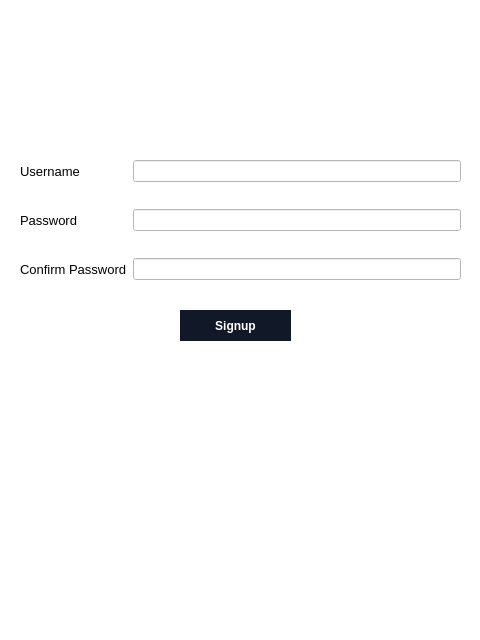
<?xml version="1.0" encoding="UTF-8"?>
<ui version="4.0">
 <class>MainWindow</class>
 <widget class="QMainWindow" name="MainWindow">
  <property name="geometry">
   <rect>
    <x>0</x>
    <y>0</y>
    <width>480</width>
    <height>640</height>
   </rect>
  </property>
  <property name="windowTitle">
   <string>MainWindow</string>
  </property>
  <property name="animated">
   <bool>true</bool>
  </property>
  <widget class="QWidget" name="centralwidget">
   <property name="styleSheet">
    <string notr="true">background:white</string>
   </property>
   <widget class="QWidget" name="formLayoutWidget">
    <property name="geometry">
     <rect>
      <x>20</x>
      <y>160</y>
      <width>441</width>
      <height>131</height>
     </rect>
    </property>
    <layout class="QFormLayout" name="formLayout">
     <property name="verticalSpacing">
      <number>27</number>
     </property>
     <item row="0" column="0">
      <widget class="QLabel" name="usernameLabel">
       <property name="font">
        <font>
         <pointsize>10</pointsize>
        </font>
       </property>
       <property name="text">
        <string>Username</string>
       </property>
      </widget>
     </item>
     <item row="0" column="1">
      <widget class="QLineEdit" name="usernameLineEdit"/>
     </item>
     <item row="1" column="0">
      <widget class="QLabel" name="passwordLabel">
       <property name="font">
        <font>
         <pointsize>10</pointsize>
        </font>
       </property>
       <property name="text">
        <string>Password</string>
       </property>
      </widget>
     </item>
     <item row="1" column="1">
      <widget class="QLineEdit" name="passwordLineEdit"/>
     </item>
     <item row="2" column="0">
      <widget class="QLabel" name="confirmPasswordLabel">
       <property name="font">
        <font>
         <pointsize>10</pointsize>
        </font>
       </property>
       <property name="text">
        <string>Confirm Password</string>
       </property>
      </widget>
     </item>
     <item row="2" column="1">
      <widget class="QLineEdit" name="confirmPasswordLineEdit"/>
     </item>
    </layout>
   </widget>
   <widget class="QPushButton" name="pushButton">
    <property name="geometry">
     <rect>
      <x>180</x>
      <y>310</y>
      <width>111</width>
      <height>31</height>
     </rect>
    </property>
    <property name="cursor">
     <cursorShape>PointingHandCursor</cursorShape>
    </property>
    <property name="styleSheet">
     <string notr="true">
  background-color: #111827;
  border: 1px solid transparent;
  border-radius: .75rem;
  color: #FFFFFF;
  font-family: &quot;Inter var&quot;,ui-sans-serif,system-ui,-apple-system,system-ui,&quot;Segoe UI&quot;,Roboto,&quot;Helvetica Neue&quot;,Arial,&quot;Noto Sans&quot;,sans-serif,&quot;Apple Color Emoji&quot;,&quot;Segoe UI Emoji&quot;,&quot;Segoe UI Symbol&quot;,&quot;Noto Color Emoji&quot;;
  font-size: 1.125rem;
  font-weight: 600;
  line-height: 1.5rem;
  padding: .75rem 1.2rem;
  text-align: center;
  width: auto;
</string>
    </property>
    <property name="text">
     <string>Signup</string>
    </property>
   </widget>
  </widget>
 </widget>
 <resources/>
 <connections/>
</ui>
